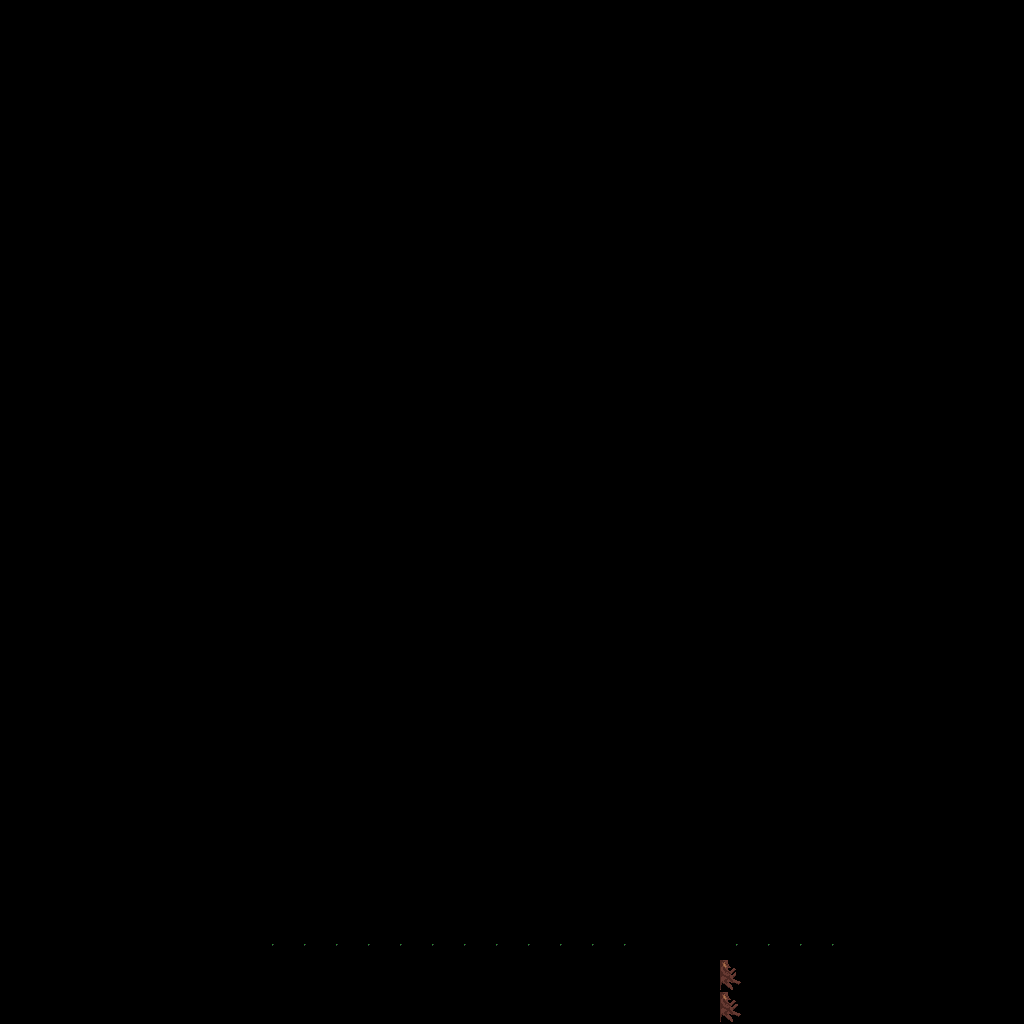

A 2D game scene composited from a Tiled map and its tileset images. What follows is a short description and the map's XML, with each tile layer's data collapsed to a summary:
An orthogonal 64x64 tile map with 16x16 px tiles, 6 tile layers (bedRock, background, midGround, buildings, ...) and 3 objects.

<map version="1.2" tiledversion="1.3.0" orientation="orthogonal" renderorder="right-down" compressionlevel="0" width="64" height="64" tilewidth="16" tileheight="16" infinite="0" nextlayerid="8" nextobjectid="54">
 <tileset firstgid="1" source="MasterSpriteSheet.tsx" />
 <layer id="7" name="bedRock" width="64" height="64">
  <data>[4096 cells, 0 non-empty, 0 distinct tile ids]</data>
 </layer>
 <layer id="1" name="background" width="64" height="64">
  <data>[4096 cells, 3846 non-empty, 9 distinct tile ids]</data>
 </layer>
 <layer id="3" name="midGround" width="64" height="64">
  <data>[4096 cells, 3075 non-empty, 18 distinct tile ids]</data>
 </layer>
 <layer id="2" name="buildings" width="64" height="64">
  <data>[4096 cells, 324 non-empty, 69 distinct tile ids]</data>
 </layer>
 <layer id="4" name="foreGround" width="64" height="64">
  <data>[4096 cells, 148 non-empty, 19 distinct tile ids]</data>
 </layer>
 <layer id="6" name="front" width="64" height="64">
  <data>[4096 cells, 423 non-empty, 34 distinct tile ids]</data>
 </layer>
 <objectgroup id="5" name="Portal">
  <object id="49" x="1013" y="597" width="6" height="39.75">
   <properties>
    <property name="Click" value="false" />
    <property name="SafteyOffSetX" value="-48" />
    <property name="SafteyOffSetY" value="0" />
    <property name="standardFrom" value="HomeStead" />
    <property name="standardTo" value="Town" />
   </properties>
  </object>
  <object id="51" x="640" y="1008" width="112" height="16">
   <properties>
    <property name="Click" value="false" />
    <property name="SafteyOffSetX" value="0" />
    <property name="SafteyOffSetY" value="-32" />
    <property name="standardFrom" value="HomeStead" />
    <property name="standardTo" value="ForestDungeon" />
   </properties>
  </object>
  <object id="53" x="192" y="1" width="112" height="16">
   <properties>
    <property name="Click" value="false" />
    <property name="SafteyOffSetX" value="0" />
    <property name="SafteyOffSetY" value="32" />
    <property name="standardFrom" value="HomeStead" />
    <property name="standardTo" value="DesertDungeon" />
   </properties>
  </object>
 </objectgroup>
</map>
